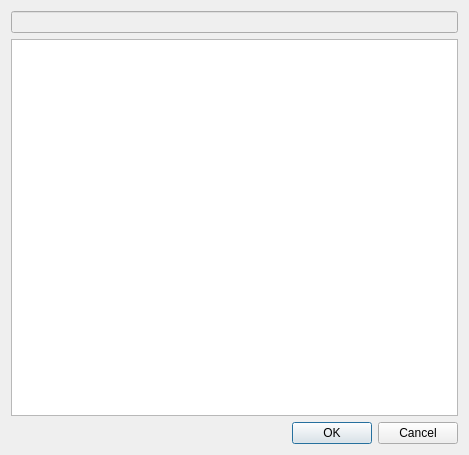
<?xml version="1.0" encoding="UTF-8"?>
<ui version="4.0">
 <class>FajlSzerkeztDialog</class>
 <widget class="QDialog" name="FajlSzerkeztDialog">
  <property name="geometry">
   <rect>
    <x>0</x>
    <y>0</y>
    <width>469</width>
    <height>455</height>
   </rect>
  </property>
  <property name="windowTitle">
   <string>Szerkesztés</string>
  </property>
  <layout class="QGridLayout" name="gridLayout">
   <item row="0" column="0">
    <widget class="QLineEdit" name="nevLine">
     <property name="enabled">
      <bool>false</bool>
     </property>
    </widget>
   </item>
   <item row="1" column="0">
    <widget class="QPlainTextEdit" name="tartalomText"/>
   </item>
   <item row="2" column="0">
    <widget class="QDialogButtonBox" name="buttonBox">
     <property name="orientation">
      <enum>Qt::Horizontal</enum>
     </property>
     <property name="standardButtons">
      <set>QDialogButtonBox::Cancel|QDialogButtonBox::Ok</set>
     </property>
    </widget>
   </item>
  </layout>
 </widget>
 <resources/>
 <connections>
  <connection>
   <sender>buttonBox</sender>
   <signal>accepted()</signal>
   <receiver>FajlSzerkeztDialog</receiver>
   <slot>accept()</slot>
   <hints>
    <hint type="sourcelabel">
     <x>248</x>
     <y>254</y>
    </hint>
    <hint type="destinationlabel">
     <x>157</x>
     <y>274</y>
    </hint>
   </hints>
  </connection>
  <connection>
   <sender>buttonBox</sender>
   <signal>rejected()</signal>
   <receiver>FajlSzerkeztDialog</receiver>
   <slot>reject()</slot>
   <hints>
    <hint type="sourcelabel">
     <x>316</x>
     <y>260</y>
    </hint>
    <hint type="destinationlabel">
     <x>286</x>
     <y>274</y>
    </hint>
   </hints>
  </connection>
 </connections>
</ui>
